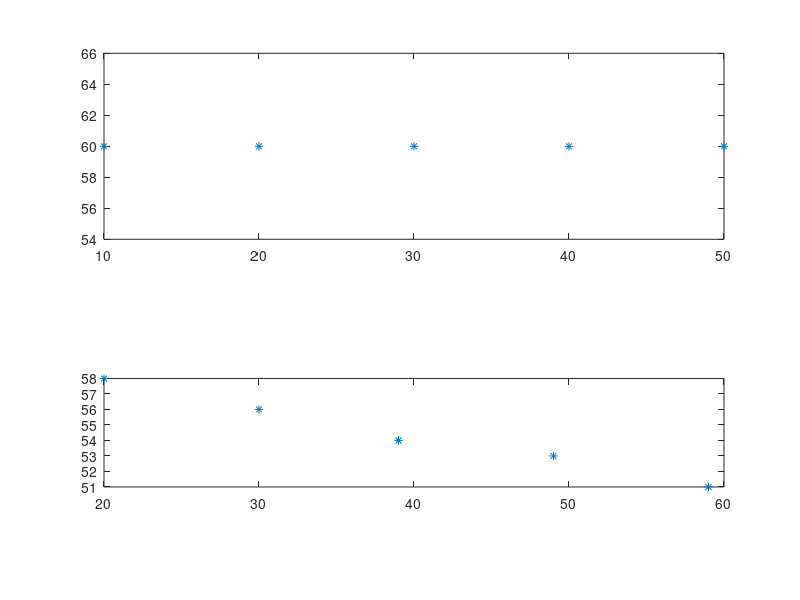

Write MATLAB code to recreate this figure.
clear all;
c = 5;
f = 30;
R(1,1) = f/sqrt(c^2+f^2);
R(1,2) = c/sqrt(c^2+f^2);
R(2,1) = -R(1,2);
R(2,2) = R(1,1);

z = floor(10*f/c);
xyz = [10 20 30 40 50;z z z z z];
K = round(R*xyz);

a = figure;
subplot(2,1,1);
plot(xyz(1,:),xyz(2,:),'*');
%axis([-50 100 -200 100]);
daspect([1 1 1]);
subplot(2,1,2);
plot(K(1,:),K(2,:),'*');
%axis([-50 100 -200 100]);
daspect([1 1 1]);


%xyz = [140 100 z; c+150 100 z; 140 140 z]';
%genSquares(xyz,5,30);
%xyz = [K(1,1) 100 K(2,1); K(1,5) 100 K(2,5); K(1,1) 140 K(2,1)]';
%genSquares(xyz,5,30);
